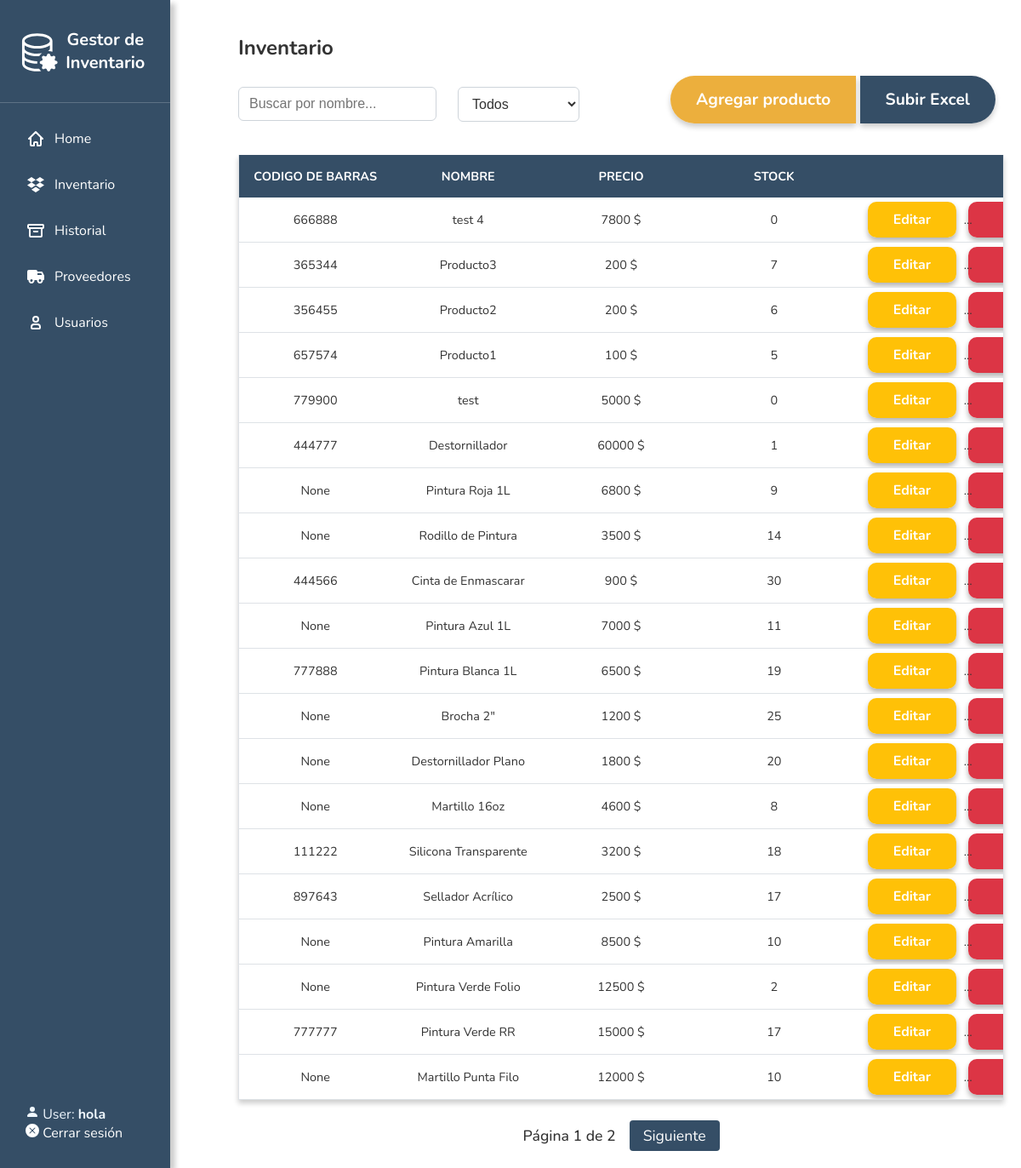
The page /inventario (signed in) on the database as committed earlier.
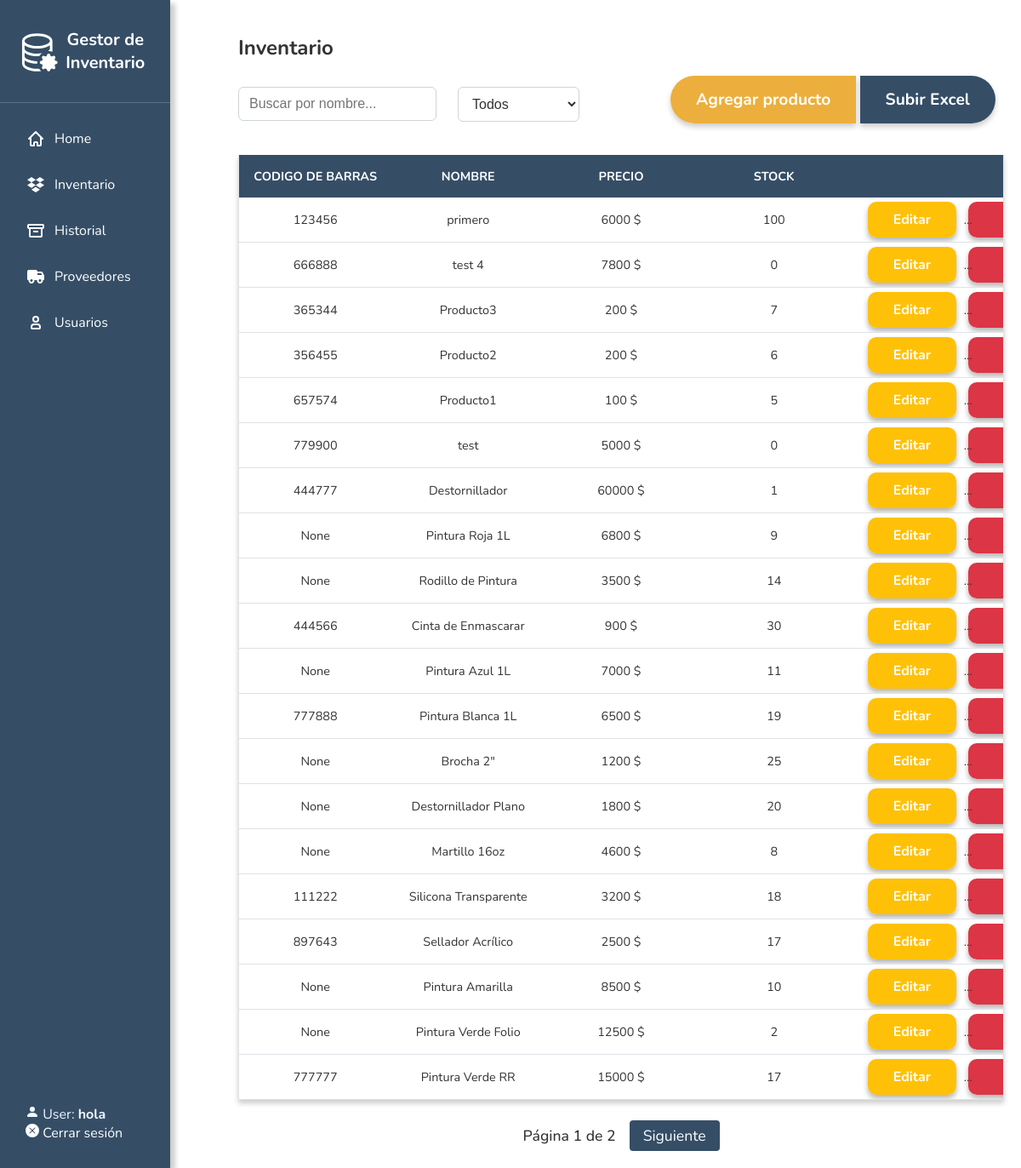
The same page on the database as committed later.
### inventory/models.py (models this page shows, shortened)
class Producto(models.Model):
    name = models.CharField(max_length=200, default='Sin nombre')
    type = models.CharField(max_length=200, blank=False, choices=TIPOS_PRODUCTO)
    price = models.IntegerField()
    stock = models.IntegerField(default=0)
    codigo_barras = models.CharField(max_length=50, null=True, blank=True)
    choices = (
        ('AVAILABLE', 'Item ready to be purchased'),
        ('SOLD', 'Item already purchased'),
        ('RESTOCKING', 'Item restocking in a few days')
    )
    status = models.CharField(max_length=10, choices=choices, default='SOLD')
    issues = models.CharField(max_length=50, default="No Issues")
    date_added = models.DateTimeField(default=now, editable=False)
    class Meta:
        abstract = True

class Pinturas(Producto):
    pass

class Herramientas(Producto):
    pass

class Sellantes(Producto):
    pass

### inventory/views.py (the view, shortened to what this page needs)
# urls.py: re_path(r'^inventario$', inventario, name='inventario'),
@login_required
def inventario(request):
    q = request.GET.get('q', '')
    tipo = request.GET.get('type', '')
    sellantes = Sellantes.objects.all().order_by('-date_added')
    herramientas = Herramientas.objects.all().order_by('-date_added')
    pinturas = Pinturas.objects.all().order_by('-date_added')
    if q:
        sellantes = sellantes.filter(name__icontains=q)
        herramientas = herramientas.filter(name__icontains=q)
        pinturas = pinturas.filter(name__icontains=q)
    items = (
        [{"item": s, "category": "Sellantes"} for s in sellantes] +
        [{"item": h, "category": "Herramientas"} for h in herramientas] +
        [{"item": p, "category": "Pinturas"} for p in pinturas]
    )
    items = sorted(
        items,
        key=lambda x: getattr(x["item"], "date_added", None) or datetime.min,
        reverse=True
    )
    paginator = Paginator(items, 20)
    page_number = request.GET.get('page')
    page_obj = paginator.get_page(page_number)
    context = {
        'page_obj': page_obj,
        'items': page_obj,  # So your template keeps working
    }
    return render(request, 'inv/inventario.html', context)

### inventory/templates/inv/inventario.html (shortened to what this page needs)
{% extends 'inv/base.html' %}
{% block body %}
<h2>Inventario</h2>
<div class="container-set-inventory">
  <div class="add_buttons">
    <div class="inventory-left">
      <div class="button-group">
        <input type="text" id="searchInput" placeholder="Buscar por nombre..."
          class="form-control d-inline-block w-auto" />
      </div>
      <div class="button-group">
        <select id="filterType" class="form-select d-inline-block w-auto">
          <option value="">Todos</option>
        </select>
      </div>
    </div>
    <div class="inventory-right">
      <div class="button-group">
        <div class="button-group-fused">
          <a href="{% url 'agregar_producto' %}" class=" agregar-producto">Agregar producto</a>
          <a href="{% url 'upload_products_excel' %}" class=" agregar-excel">Subir Excel</a>
        </div>
      </div>
    </div>
  </div>
</div>
<div id="tablaProductos">
  {% include 'inv/tabla_productos.html' %}
</div>
{% endblock %}

### inventory/templates/inv/tabla_productos.html (shortened to what this page needs)
<div class="table-responsive">
  <table class="table table-hover fixed-table">
    <thead>
      <tr>
        <th>Codigo de Barras</th>
        <th>Nombre</th>
        <th>Precio</th>
        <th>Stock</th>
        <th></th>
      </tr>
    </thead>
    <tbody>
      {% for entry in items %}
      <tr>
        <td>{{ entry.item.codigo_barras }}</td>
        <td>{{ entry.item.name }}</td>
        <td>{{ entry.item.price }} $</td>
        <td>{{ entry.item.stock }}</td>
        <td>
          {% if entry.category == "Sellantes" %}
          <a href="{% url 'edit_sellante' entry.item.pk %}" class="btn btn-warning btn-sm" role="button"
            aria-pressed="true">Editar</a>
          <a href="{% url 'delete_sellante' entry.item.pk %}" class="btn btn-danger btn-sm delete-product-btn"
            role="button" aria-pressed="true">x</a>
          {% elif entry.category == "Herramientas" %}
          <a href="{% url 'edit_herramienta' entry.item.pk %}" class="btn btn-warning btn-sm" role="button"
            aria-pressed="true">Editar</a>
          <a href="{% url 'delete_herramienta' entry.item.pk %}" class="btn btn-danger btn-sm delete-product-btn"
            role="button" aria-pressed="true">x</a>
          {% elif entry.category == "Pinturas" %}
          <a href="{% url 'edit_pintura' entry.item.pk %}" class="btn btn-warning btn-sm" role="button"
            aria-pressed="true">Editar</a>
          <a href="{% url 'delete_pintura' entry.item.pk %}" class="btn btn-danger btn-sm delete-product-btn"
            role="button" aria-pressed="true">x</a>
          {% endif %}
        </td>
      </tr>
      {% empty %}
      <tr>
        <td colspan="5">No hay productos que mostrar</td>
      </tr>
      {% endfor %}
    </tbody>
  </table>
</div>
<div class="pagination">
  <span>Página {{ page_obj.number }} de {{ page_obj.paginator.num_pages }}</span>
  {% if page_obj.has_next %}
    <a href="?page={{ page_obj.next_page_number }}{% if request.GET.q %}&q={{ request.GET.q }}{% endif %}{% if request.GET.type %}&type={{ request.GET.type }}{% endif %}">Siguiente</a>
  {% endif %}
</div>

Rows that differ between the two databases and show on the page:
no longer on this page (row unchanged): Herramientas: item.codigo_barras "None", item.name "Martillo Punta Filo", item.price "12000", item.stock "10", shows "Editar"
added Pinturas: item.codigo_barras "123456", item.name "primero", item.price "6000", item.stock "100", shows "Editar"
